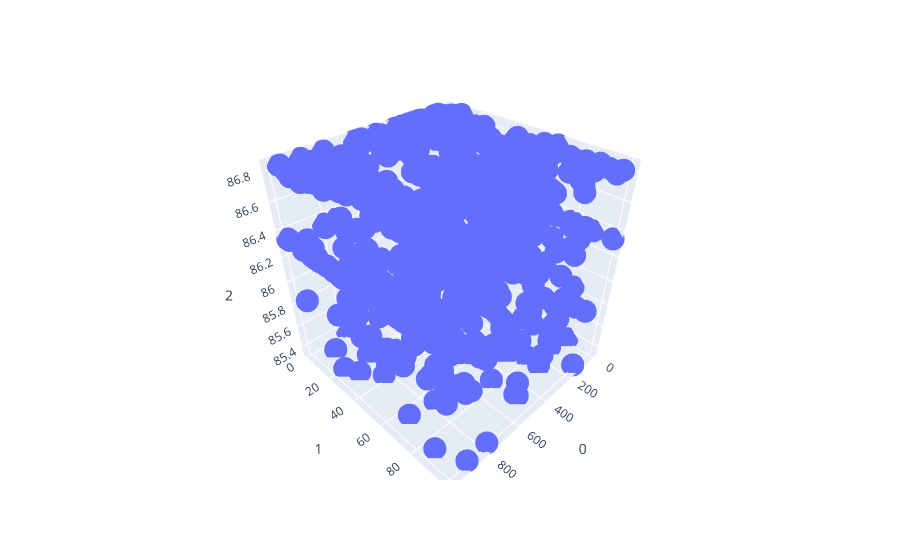

Notebook code cell kept with this figure:
### Code cell
ds=pd.DataFrame(data=resultat_RL[1])
ds=ds.sort_values(by=[0,1])
ds=ds.drop_duplicates()
fig = px.scatter_3d(ds, x = 0,y = 1, z = 2)
fig.show()

### Figure 1 — Plotly figure (JSON) as saved in the notebook; plotly's stock layout.template omitted (floating-point values rounded to 4 significant figures; data arrays with more than 128 entries replaced by an {"elided": "..."} marker saying what was removed)
{"data": [{"hovertemplate": "0=%{x}<br>1=%{y}<br>2=%{z}<extra></extra>", "legendgroup": "", "marker": {"color": "#636efa", "symbol": "circle"}, "mode": "markers", "name": "", "scene": "scene", "showlegend": false, "type": "scatter3d", "x": {"elided": "594 float values"}, "y": {"elided": "594 float values"}, "z": {"elided": "594 float values"}}], "layout": {"legend": {"tracegroupgap": 0}, "margin": {"t": 60}, "scene": {"domain": {"x": [0, 1], "y": [0, 1]}, "xaxis": {"title": {"text": "0"}}, "yaxis": {"title": {"text": "1"}}, "zaxis": {"title": {"text": "2"}}}}}
